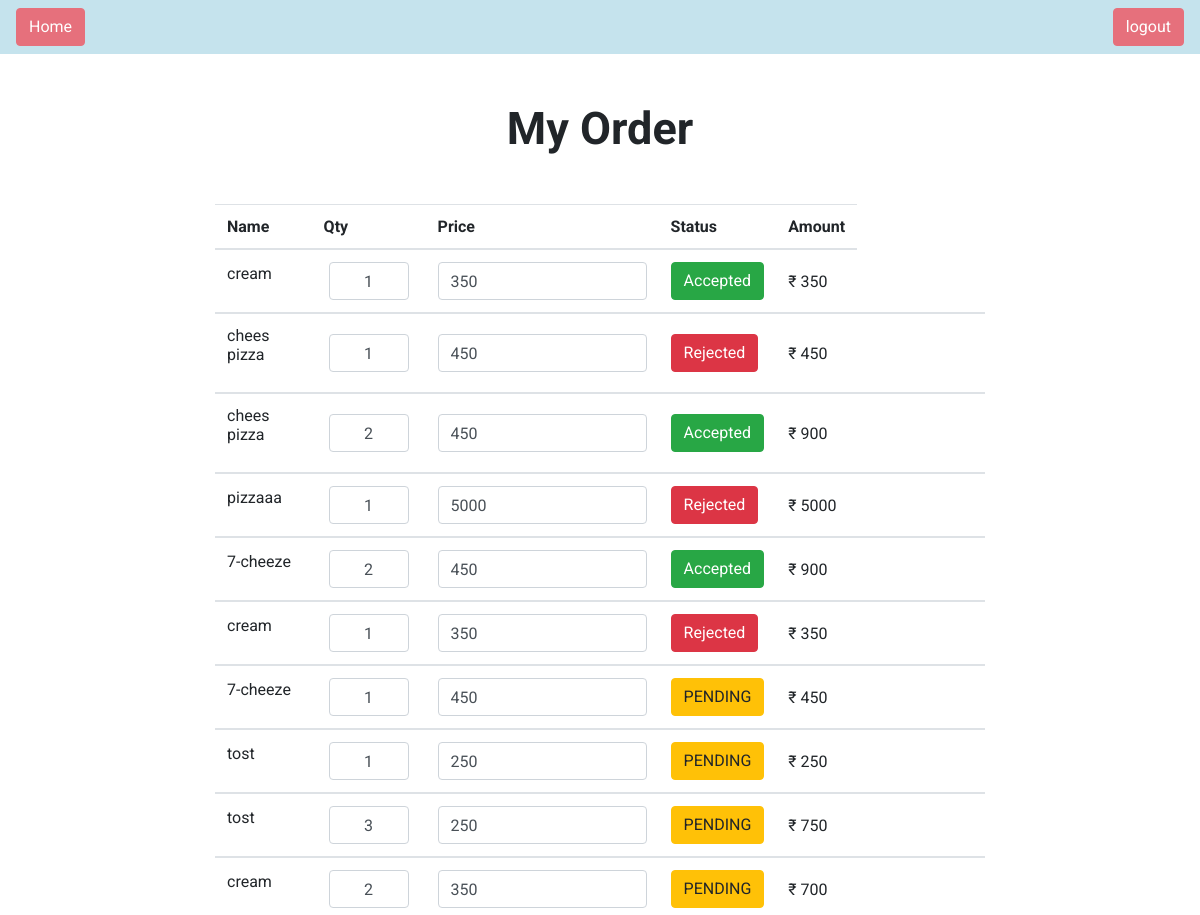
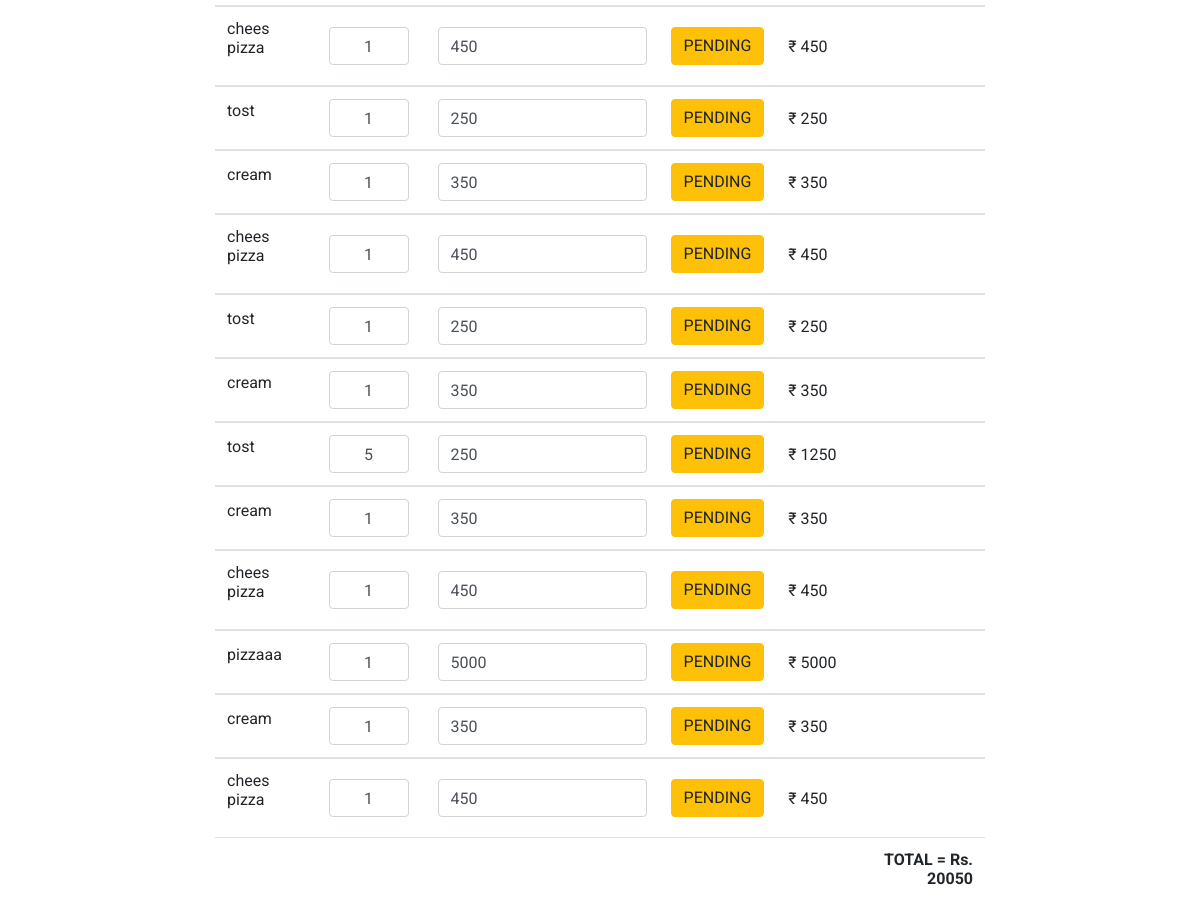
Page /myorder/ (signed in) on the committed database (2 pictures, top to bottom).
### pizza_app/models.py (models this page shows, shortened)
class Order(models.Model):
    menu_id = models.ForeignKey(Menu,on_delete=models.CASCADE)
    customer_id = models.ForeignKey(Customer,on_delete=models.CASCADE)
    quantity=models.IntegerField(default=1)
    price=models.IntegerField(default=0)
    total_price=models.CharField(max_length=50)
    order_id = models.CharField(unique=True, max_length=100, null=True, blank=True)
    status = models.CharField( max_length=200 ,default="PENDING")

class Menu(models.Model):
    pizza_name=models.CharField(max_length=200)
    pizza_price=models.CharField(max_length=200)
    pizza_image=models.FileField()

### pizza_app/views.py (the view)
# urls.py: path('myorder/', views.myorder, name='myorder'),
def myorder(request):
    total=0
    status ="PENDING"
    customer = Customer.objects.get(username=request.session['username'])
    myord=Order.objects.filter(customer_id=customer)
    for i in myord:
        total=total+int(i.total_price)
    return render(request,"myorder.html",{'myord' :myord,'total':total,'status':status})

### pizza_app/templates/myorder.html (shortened to what this page needs)
{% load static %}
<html lang="en">
<head>
    <link rel="stylesheet" href="https://stackpath.bootstrapcdn.com/bootstrap/4.5.0/css/bootstrap.min.css"
>
    <link rel="stylesheet" href="{% static 'css/chekout.css' %}">
</head>
<body>
    <nav class="navbar" style="background-color: lightblue;
					opacity: 0.7;">
			<a  class="btn btn-danger" href="{% url 'customer_wlc' %}">Home</a>
            <a style="margin-left: 900px;" class="btn btn-danger" href="{% url 'logout' %}">logout</a>
	</nav>
    <div class="container-fluid mt-5">
        <h2 class="mb-5 text-center" style="font-size: 45px; font-weight: 700;"> My Order</h2>
        <div class="row justify-content-center">
            <div class="col-md-8">
                <div class="table-responsive">
                    <table id="myTable" class="table">
                        <thead>
                            <tr>
                                <th>Name</th>
                                <th>Qty</th>
                                <th>Price</th>
                                <th>Status</th>
                                <th class="text-right"><span id="amount" class="amount">Amount</span> </th>
                            </tr>
                        </thead>
                        {% for i in myord %}
                        <tbody>
                            <tr>
                                <td>
                                    <p>{{i.menu_id.pizza_name}}</p>
                                </td>
                                <td>
                                    <div class="button-container">
                                        <input type="text" min="1" name="qty" id = "root{{ i.id }}" value="{{i.quantity}}" class="qty form-control" value="1"  disabled/>
                                    </div>
                                </td>
                                <td>
                                    <input type="text" value="{{i.menu_id.pizza_price}}" class="price form-control" disabled>
                                </td>
                                {% if i.status == 'PENDING' %}
                                    <td><button type="text" class="btn btn-warning">PENDING</button></a></td>
                                {% elif i.status == 'Accepted' %}
                                    <td><button type="text" class="btn btn-success">Accepted</button></a></td>
                                {% elif i.status == 'Rejected' %}
                                    <td><button type="text" class="btn btn-danger">Rejected</button></a></td>
                                {% endif %}
                                <td>₹ <span id="price{{i.id}}" id="item_price" class="amount" value = "{{i.total_price}}">{{i.total_price}}</span></td>
                            </tr>
                        </tbody>
                        {% endfor %}
                        <tfoot>
                            <tr>
                                <td colspan="5"></td>
                                <td align="right"><strong>TOTAL = Rs. <span id="total{{i.id}}" value={{total}}>{{total}}</span></strong>
                                </td>
                            </tr>
                        </tfoot>
                    </table>
                </div>
            </div>
        </div>
    </div>
</body>
</html>

### pizza_app/static/css/chekout.css (style rules this page uses)
body { font-family: 'Roboto', sans-serif; }
* { margin: 0; padding: 0; }
.form-control:disabled, .form-control[readonly] { background-color: #fff; }
.table tr, .table tr td { vertical-align: middle; }
.button-container { display: flex; align-items: center; }
.button-container .form-control { max-width: 80px; text-align: center; display: inline-block; margin: 0px 5px; }
#myTable .form-control { width: auto; display: inline-block; }

### rows in the picture
Order: menu_id.pizza_name "cream", qty "1", menu_id.pizza_price "350", status "Accepted", total_price "350"
Order: menu_id.pizza_name "chees pizza", qty "1", menu_id.pizza_price "450", status "Rejected", total_price "450"
Order: menu_id.pizza_name "chees pizza", qty "2", menu_id.pizza_price "450", status "Accepted", total_price "900"
Order: menu_id.pizza_name "pizzaaa", qty "1", menu_id.pizza_price "5000", status "Rejected", total_price "5000"
Order: menu_id.pizza_name "7-cheeze", qty "2", menu_id.pizza_price "450", status "Accepted", total_price "900"
Order: menu_id.pizza_name "cream", qty "1", menu_id.pizza_price "350", status "Rejected", total_price "350"
Order: menu_id.pizza_name "7-cheeze", qty "1", menu_id.pizza_price "450", status "PENDING", total_price "450"
Order: menu_id.pizza_name "tost", qty "1", menu_id.pizza_price "250", status "PENDING", total_price "250"
Order: menu_id.pizza_name "tost", qty "3", menu_id.pizza_price "250", status "PENDING", total_price "750"
Order: menu_id.pizza_name "cream", qty "2", menu_id.pizza_price "350", status "PENDING", total_price "700"
Order: menu_id.pizza_name "chees pizza", qty "1", menu_id.pizza_price "450", status "PENDING", total_price "450"
Order: menu_id.pizza_name "tost", qty "1", menu_id.pizza_price "250", status "PENDING", total_price "250"
Order: menu_id.pizza_name "cream", qty "1", menu_id.pizza_price "350", status "PENDING", total_price "350"
Order: menu_id.pizza_name "chees pizza", qty "1", menu_id.pizza_price "450", status "PENDING", total_price "450"
Order: menu_id.pizza_name "tost", qty "1", menu_id.pizza_price "250", status "PENDING", total_price "250"
Order: menu_id.pizza_name "cream", qty "1", menu_id.pizza_price "350", status "PENDING", total_price "350"
Order: menu_id.pizza_name "tost", qty "5", menu_id.pizza_price "250", status "PENDING", total_price "1250"
Order: menu_id.pizza_name "cream", qty "1", menu_id.pizza_price "350", status "PENDING", total_price "350"
Order: menu_id.pizza_name "chees pizza", qty "1", menu_id.pizza_price "450", status "PENDING", total_price "450"
Order: menu_id.pizza_name "pizzaaa", qty "1", menu_id.pizza_price "5000", status "PENDING", total_price "5000"
Order: menu_id.pizza_name "cream", qty "1", menu_id.pizza_price "350", status "PENDING", total_price "350"
Order: menu_id.pizza_name "chees pizza", qty "1", menu_id.pizza_price "450", status "PENDING", total_price "450"

### other values in the picture
{{ total }} "20050"
